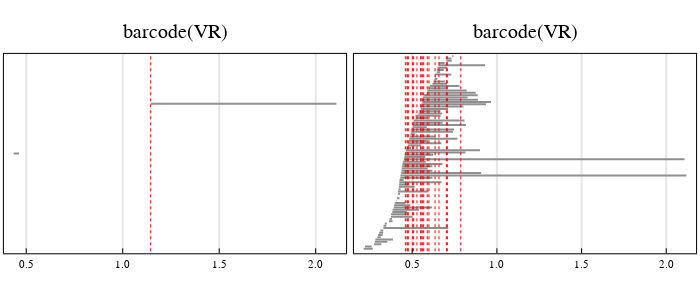

Notebook code for this chart:
### Markdown cell above
## 4(a) Examine the parameters `p_Y`

### Code cell
p1 = plot_pY(extension_P)
p2 = plot_pY(extension_Q)

plot(p1, p2, grid = (1, 2), size = (700, 300))
